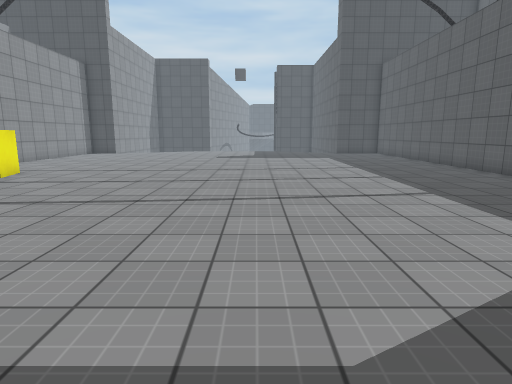
[1] (above)

18 first-person views from a walk through a Unity game level. The camera is 1.4 m above the floor, tilts 10° down and sees 75° across. The floor is counted in squares, 1 m on a side. Each view is taken from the middle of a square. On the plan, view 1 faces up. The plan holds only what a view shows up to about 15 squares ahead; the rest is blank. The place goes on beyond the plan. Surface patterns are stand-ins for the level's own textures.

[2]
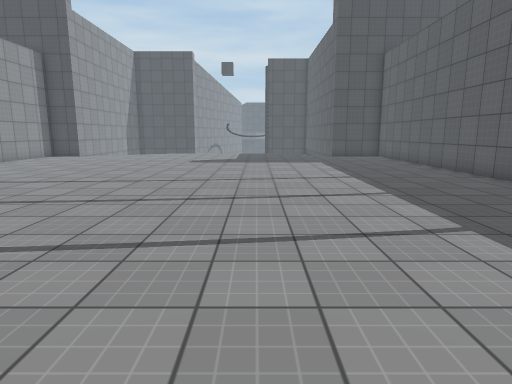

[3]
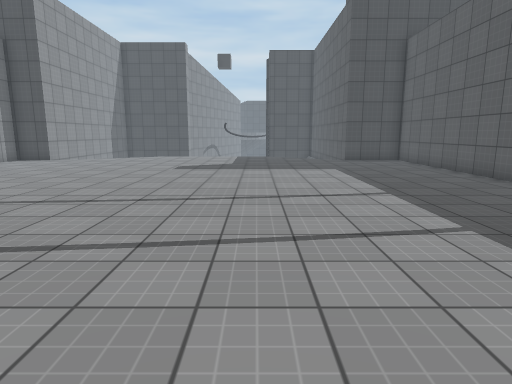

[4]
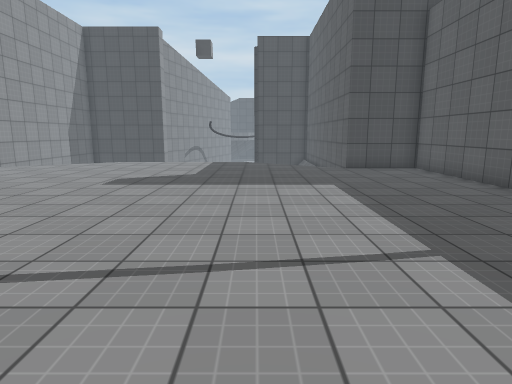

[5]
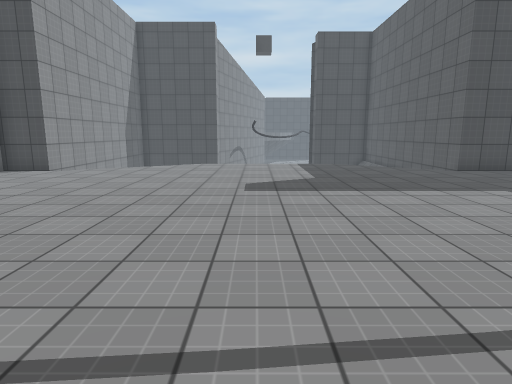

[6]
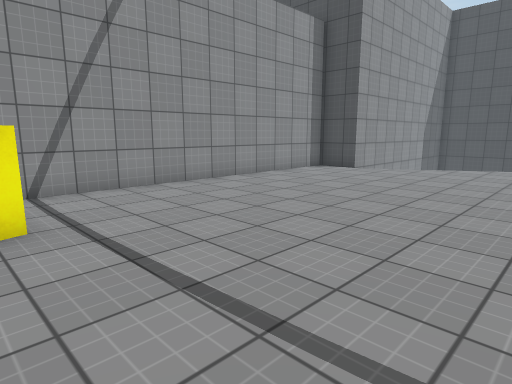

[7]
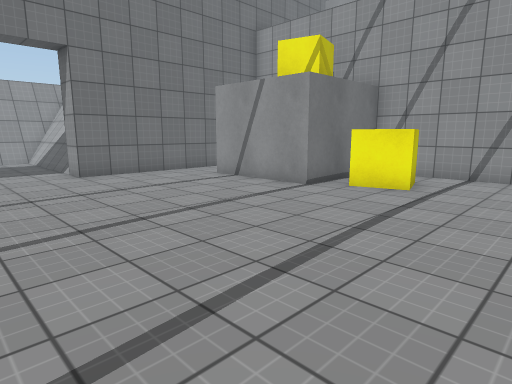

[8]
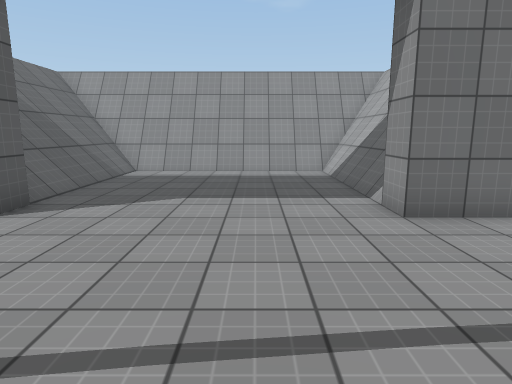

[9]
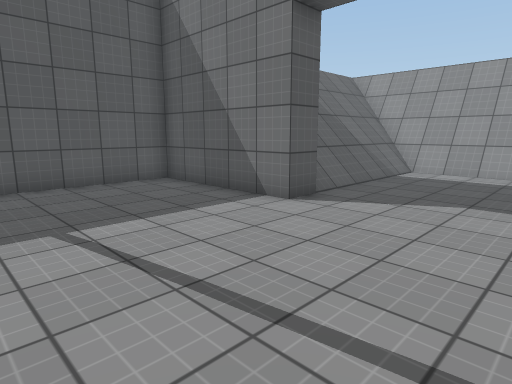

[10]
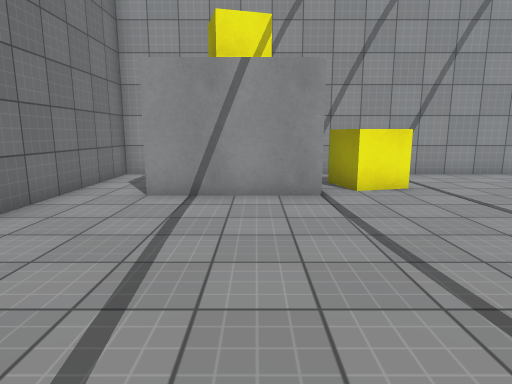

[11]
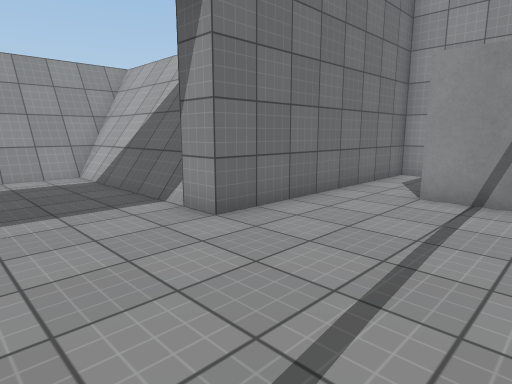

[12]
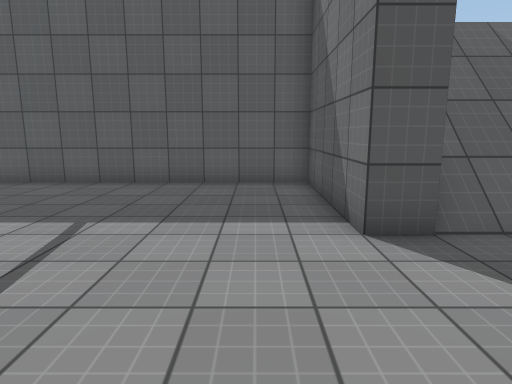

[13]
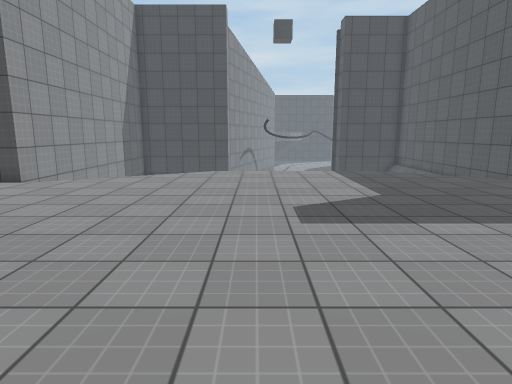

[14]
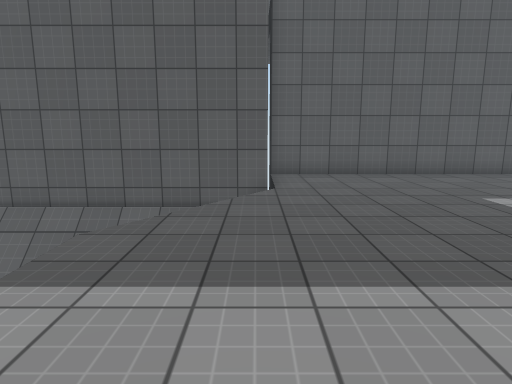

[15]
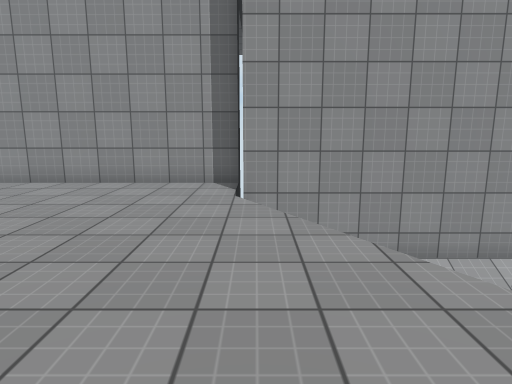

[16]
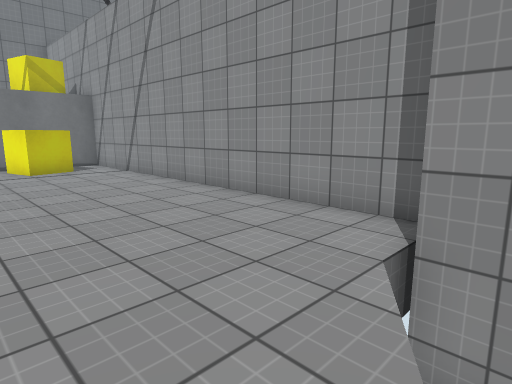

[17]
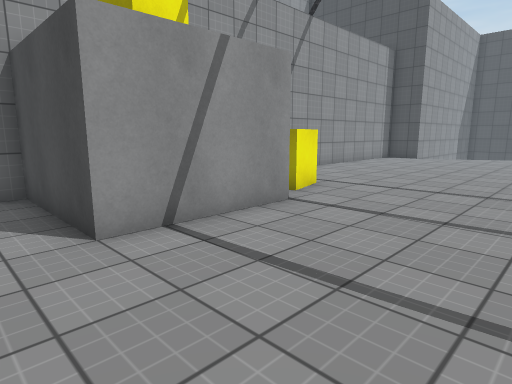

[18]
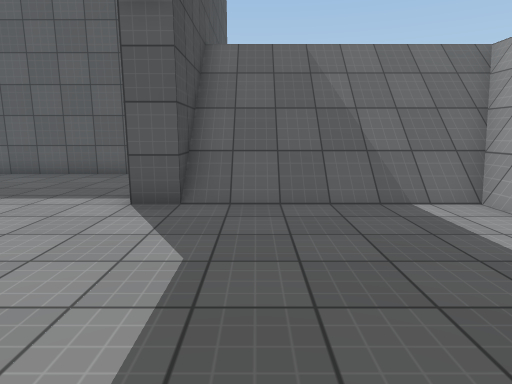

### Floor plan
Key: @ floor where view 1 was taken; # wall or solid block; . floor; / step, stairs or slope; = window, fence, low wall or low ledge; v drop or lower ground; C yellow cube.
Columns run from 12 left of view 1 to 9 right of it. Each row starts with its distance up from view 1.
 29   #v            vv#
 28   #v             v#
 27   #              v#
 26   #   v.......vv v#
 25   # vv..........v #
 24 ###v.............v####
 23 #....................#
 22 #....................#
 21 #....................#
 20 #....................#
 19 #....................#
 18 #....................#
 17 #....................#
 16 #....................#
 15 #....................#
 14 #....................#
 13 #....................#
 12 #..C.................#
 11 #.C C................#
 10 #..C.................#
  9 #####................#
  8     #................#
  7     #................#
  6 #####................#
  5 #....................#
  4 #....................#
  3 #########.......######
  2         #.......////
  1         #.......////
  0         #...@...////
 -1         #.......////
 -2         #.......////
 -3         #.......////
 -4         #########///
 -5                ###=/
 -6                  ##

Positions as (right, up) in squares from view 1, and headings:
1: (0, 0), facing up
2: (1, 3), facing up
3: (1, 6), facing up
4: (2, 10), facing up
5: (-2, 11), facing up
6: (-3, 11), facing up-left
7: (0, 15), facing down-left
8: (-1, 9), facing down
9: (-1, 9), facing down-right
10: (0, 8), facing left
11: (0, 8), facing down-left
12: (-1, 5), facing right
13: (-3, 14), facing up
14: (-3, 24), facing right
15: (-2, 24), facing left
16: (-6, 25), facing down-left
17: (-3, 4), facing up-left
18: (-3, 1), facing right
